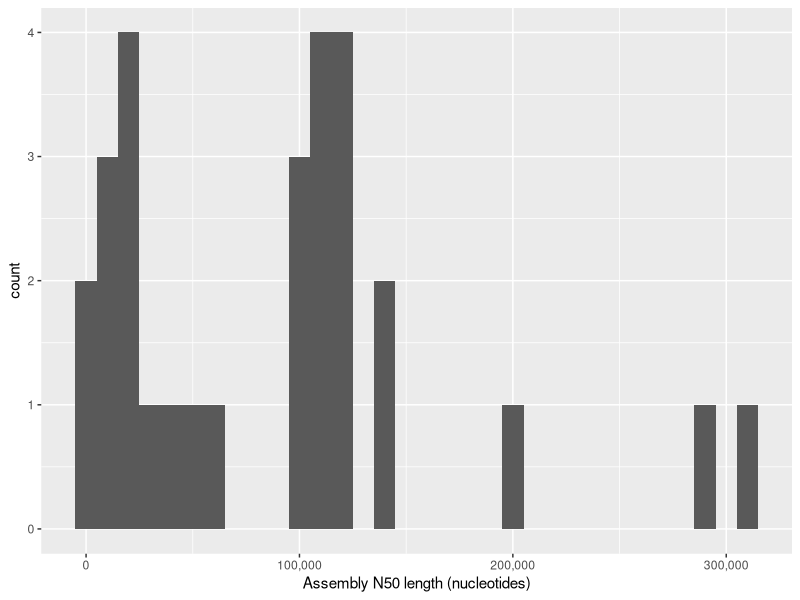
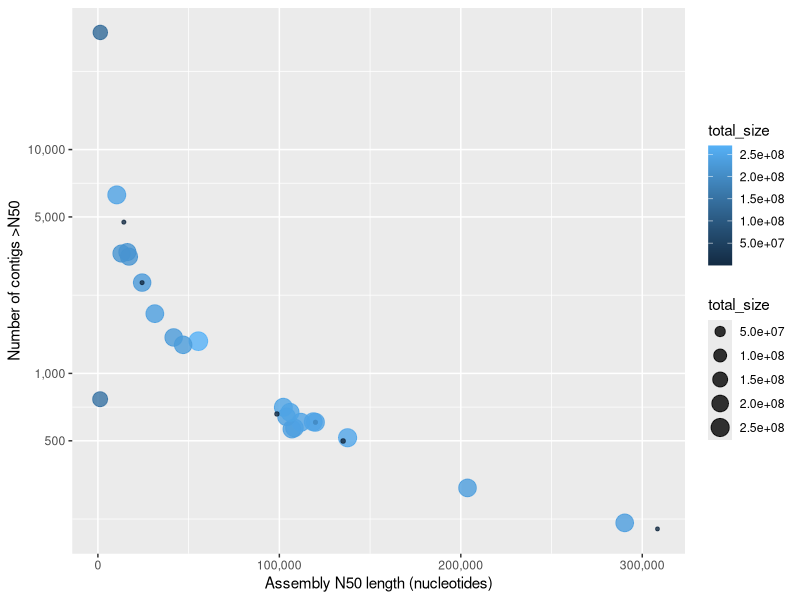

Generate these figures, in order, with R:
## ---- chunk 1
knitr::opts_chunk$set(echo = TRUE)
library(ggplot2)
library(knitr)
## ---- chunk 2
params <- read.csv("input/AssignmentParametersForScreenshot.csv")
kable(params)
## ---- chunk 3
assemblies_raw <- read.csv("input/responses.csv")

# google's F!*@$&# csv includes 1,000,000 commas to delimit thousands. Need to clean up
assemblies_raw$n50       <- as.numeric(gsub(x = assemblies_raw$n50, 
                                        pattern = ",", 
                                        replacement = ""))
assemblies_raw$l50        <- as.numeric(gsub(x = assemblies_raw$l50, 
                                         pattern = ",", 
                                         replacement = ""))
assemblies_raw$total_size <- as.numeric(gsub(x = assemblies_raw$total_size, 
                                         pattern = ",", 
                                         replacement = ""))

# removing duplicate rows (due to student submitting twice OR using backup dataset)
# (will also remove any duplicated due to same params being used twice)
assemblies <- subset(assemblies_raw, subset =  !duplicated(subset(assemblies_raw, select = c(n50, l50, total_size))) )


head(assemblies)

ggplot(assemblies, aes(x = n50)) + geom_histogram(binwidth = 10000) + 
  scale_x_continuous(name = "Assembly N50 length (nucleotides)", labels = scales::comma)


ggplot(assemblies, aes(x = n50, y = l50, color = total_size, size=total_size)) + geom_point(alpha=0.8) + 
  scale_x_continuous(name = "Assembly N50 length (nucleotides)", labels = scales::comma) +
  scale_y_log10(name = "Number of contigs >N50", breaks = c(10,50,100,500,1000,5000,10000,50000), labels = scales::comma)



